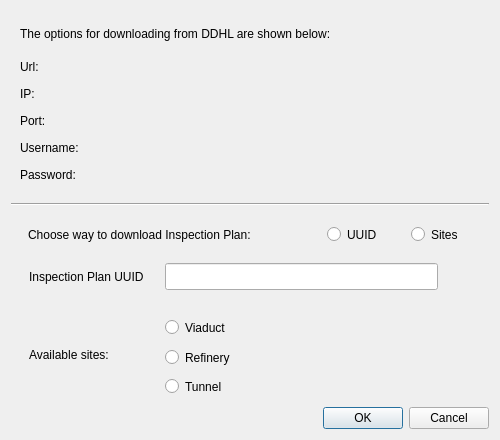
<?xml version="1.0" encoding="UTF-8"?>
<ui version="4.0">
 <class>DownloadDataDDHLDialog</class>
 <widget class="QDialog" name="DownloadDataDDHLDialog">
  <property name="geometry">
   <rect>
    <x>0</x>
    <y>0</y>
    <width>500</width>
    <height>440</height>
   </rect>
  </property>
  <property name="minimumSize">
   <size>
    <width>500</width>
    <height>440</height>
   </size>
  </property>
  <property name="maximumSize">
   <size>
    <width>500</width>
    <height>440</height>
   </size>
  </property>
  <property name="windowTitle">
   <string>Download data from DDHL</string>
  </property>
  <layout class="QVBoxLayout" name="verticalLayout_5">
   <item>
    <widget class="QWidget" name="configW" native="true">
     <layout class="QVBoxLayout" name="verticalLayout">
      <item>
       <widget class="QLabel" name="label">
        <property name="minimumSize">
         <size>
          <width>200</width>
          <height>27</height>
         </size>
        </property>
        <property name="text">
         <string>The options for downloading from DDHL are shown below: </string>
        </property>
       </widget>
      </item>
      <item>
       <layout class="QFormLayout" name="formLayout">
        <property name="verticalSpacing">
         <number>0</number>
        </property>
        <item row="1" column="0">
         <widget class="QLabel" name="label_7">
          <property name="minimumSize">
           <size>
            <width>150</width>
            <height>27</height>
           </size>
          </property>
          <property name="maximumSize">
           <size>
            <width>16777215</width>
            <height>27</height>
           </size>
          </property>
          <property name="text">
           <string>IP:</string>
          </property>
         </widget>
        </item>
        <item row="1" column="1">
         <widget class="QLabel" name="ddhlIPL">
          <property name="sizePolicy">
           <sizepolicy hsizetype="Minimum" vsizetype="Fixed">
            <horstretch>0</horstretch>
            <verstretch>0</verstretch>
           </sizepolicy>
          </property>
          <property name="minimumSize">
           <size>
            <width>100</width>
            <height>27</height>
           </size>
          </property>
          <property name="maximumSize">
           <size>
            <width>16777215</width>
            <height>27</height>
           </size>
          </property>
          <property name="font">
           <font>
            <weight>75</weight>
            <bold>true</bold>
           </font>
          </property>
          <property name="text">
           <string/>
          </property>
         </widget>
        </item>
        <item row="2" column="0">
         <widget class="QLabel" name="label_8">
          <property name="minimumSize">
           <size>
            <width>150</width>
            <height>27</height>
           </size>
          </property>
          <property name="maximumSize">
           <size>
            <width>16777215</width>
            <height>27</height>
           </size>
          </property>
          <property name="text">
           <string>Port:</string>
          </property>
         </widget>
        </item>
        <item row="2" column="1">
         <widget class="QLabel" name="ddhlPortL">
          <property name="enabled">
           <bool>true</bool>
          </property>
          <property name="sizePolicy">
           <sizepolicy hsizetype="Minimum" vsizetype="Fixed">
            <horstretch>0</horstretch>
            <verstretch>0</verstretch>
           </sizepolicy>
          </property>
          <property name="minimumSize">
           <size>
            <width>100</width>
            <height>27</height>
           </size>
          </property>
          <property name="maximumSize">
           <size>
            <width>16777215</width>
            <height>27</height>
           </size>
          </property>
          <property name="font">
           <font>
            <weight>75</weight>
            <bold>true</bold>
           </font>
          </property>
          <property name="text">
           <string/>
          </property>
         </widget>
        </item>
        <item row="3" column="0">
         <widget class="QLabel" name="label_9">
          <property name="minimumSize">
           <size>
            <width>150</width>
            <height>27</height>
           </size>
          </property>
          <property name="maximumSize">
           <size>
            <width>16777215</width>
            <height>27</height>
           </size>
          </property>
          <property name="text">
           <string>Username:</string>
          </property>
         </widget>
        </item>
        <item row="3" column="1">
         <widget class="QLabel" name="userL">
          <property name="sizePolicy">
           <sizepolicy hsizetype="Minimum" vsizetype="Fixed">
            <horstretch>0</horstretch>
            <verstretch>0</verstretch>
           </sizepolicy>
          </property>
          <property name="minimumSize">
           <size>
            <width>100</width>
            <height>27</height>
           </size>
          </property>
          <property name="maximumSize">
           <size>
            <width>16777215</width>
            <height>27</height>
           </size>
          </property>
          <property name="font">
           <font>
            <weight>75</weight>
            <bold>true</bold>
           </font>
          </property>
          <property name="inputMethodHints">
           <set>Qt::ImhNone</set>
          </property>
          <property name="text">
           <string/>
          </property>
          <property name="textFormat">
           <enum>Qt::AutoText</enum>
          </property>
         </widget>
        </item>
        <item row="4" column="0">
         <widget class="QLabel" name="label_13">
          <property name="minimumSize">
           <size>
            <width>150</width>
            <height>27</height>
           </size>
          </property>
          <property name="maximumSize">
           <size>
            <width>16777215</width>
            <height>27</height>
           </size>
          </property>
          <property name="text">
           <string>Password:</string>
          </property>
         </widget>
        </item>
        <item row="4" column="1">
         <widget class="QLabel" name="passwordL">
          <property name="sizePolicy">
           <sizepolicy hsizetype="Minimum" vsizetype="Fixed">
            <horstretch>0</horstretch>
            <verstretch>0</verstretch>
           </sizepolicy>
          </property>
          <property name="minimumSize">
           <size>
            <width>100</width>
            <height>27</height>
           </size>
          </property>
          <property name="maximumSize">
           <size>
            <width>16777215</width>
            <height>27</height>
           </size>
          </property>
          <property name="font">
           <font>
            <weight>75</weight>
            <bold>true</bold>
           </font>
          </property>
          <property name="inputMethodHints">
           <set>Qt::ImhNone</set>
          </property>
          <property name="text">
           <string/>
          </property>
          <property name="textFormat">
           <enum>Qt::AutoText</enum>
          </property>
         </widget>
        </item>
        <item row="0" column="0">
         <widget class="QLabel" name="label_3">
          <property name="minimumSize">
           <size>
            <width>40</width>
            <height>27</height>
           </size>
          </property>
          <property name="maximumSize">
           <size>
            <width>40</width>
            <height>27</height>
           </size>
          </property>
          <property name="text">
           <string>Url:</string>
          </property>
         </widget>
        </item>
        <item row="0" column="1">
         <widget class="QLabel" name="ddhlUrlL">
          <property name="sizePolicy">
           <sizepolicy hsizetype="Expanding" vsizetype="Preferred">
            <horstretch>0</horstretch>
            <verstretch>0</verstretch>
           </sizepolicy>
          </property>
          <property name="minimumSize">
           <size>
            <width>150</width>
            <height>27</height>
           </size>
          </property>
          <property name="text">
           <string/>
          </property>
         </widget>
        </item>
       </layout>
      </item>
     </layout>
    </widget>
   </item>
   <item>
    <widget class="Line" name="line">
     <property name="orientation">
      <enum>Qt::Horizontal</enum>
     </property>
    </widget>
   </item>
   <item>
    <widget class="QWidget" name="inspPlanW" native="true">
     <layout class="QVBoxLayout" name="verticalLayout_3">
      <item>
       <layout class="QHBoxLayout" name="selectionButtonsL">
        <item>
         <widget class="QLabel" name="label_4">
          <property name="minimumSize">
           <size>
            <width>285</width>
            <height>27</height>
           </size>
          </property>
          <property name="maximumSize">
           <size>
            <width>285</width>
            <height>27</height>
           </size>
          </property>
          <property name="text">
           <string>Choose way to download Inspection Plan:</string>
          </property>
         </widget>
        </item>
        <item>
         <widget class="QRadioButton" name="uuidRB">
          <property name="minimumSize">
           <size>
            <width>70</width>
            <height>27</height>
           </size>
          </property>
          <property name="maximumSize">
           <size>
            <width>70</width>
            <height>27</height>
           </size>
          </property>
          <property name="text">
           <string>UUID</string>
          </property>
         </widget>
        </item>
        <item>
         <widget class="QRadioButton" name="sitesRB">
          <property name="minimumSize">
           <size>
            <width>60</width>
            <height>27</height>
           </size>
          </property>
          <property name="maximumSize">
           <size>
            <width>60</width>
            <height>27</height>
           </size>
          </property>
          <property name="text">
           <string>Sites</string>
          </property>
         </widget>
        </item>
       </layout>
      </item>
      <item>
       <widget class="QWidget" name="uuidSelectionW" native="true">
        <layout class="QHBoxLayout" name="horizontalLayout">
         <item>
          <widget class="QLabel" name="inspPlanL">
           <property name="minimumSize">
            <size>
             <width>130</width>
             <height>27</height>
            </size>
           </property>
           <property name="maximumSize">
            <size>
             <width>130</width>
             <height>16777215</height>
            </size>
           </property>
           <property name="text">
            <string>Inspection Plan UUID</string>
           </property>
          </widget>
         </item>
         <item>
          <widget class="QLineEdit" name="inspPlanUUIDLE">
           <property name="sizePolicy">
            <sizepolicy hsizetype="Minimum" vsizetype="Fixed">
             <horstretch>0</horstretch>
             <verstretch>0</verstretch>
            </sizepolicy>
           </property>
           <property name="minimumSize">
            <size>
             <width>130</width>
             <height>27</height>
            </size>
           </property>
           <property name="maximumSize">
            <size>
             <width>16777215</width>
             <height>27</height>
            </size>
           </property>
           <property name="maxLength">
            <number>36</number>
           </property>
          </widget>
         </item>
         <item>
          <widget class="QLabel" name="iconL">
           <property name="minimumSize">
            <size>
             <width>27</width>
             <height>27</height>
            </size>
           </property>
           <property name="maximumSize">
            <size>
             <width>27</width>
             <height>27</height>
            </size>
           </property>
           <property name="text">
            <string/>
           </property>
          </widget>
         </item>
        </layout>
       </widget>
      </item>
      <item>
       <widget class="QWidget" name="siteSelectionW" native="true">
        <property name="minimumSize">
         <size>
          <width>0</width>
          <height>100</height>
         </size>
        </property>
        <layout class="QHBoxLayout" name="horizontalLayout_2">
         <item>
          <widget class="QLabel" name="label_2">
           <property name="minimumSize">
            <size>
             <width>130</width>
             <height>27</height>
            </size>
           </property>
           <property name="maximumSize">
            <size>
             <width>130</width>
             <height>27</height>
            </size>
           </property>
           <property name="text">
            <string>Available sites:</string>
           </property>
          </widget>
         </item>
         <item>
          <layout class="QVBoxLayout" name="verticalLayout_2">
           <item>
            <widget class="QRadioButton" name="viaductRB">
             <property name="minimumSize">
              <size>
               <width>0</width>
               <height>27</height>
              </size>
             </property>
             <property name="maximumSize">
              <size>
               <width>16777215</width>
               <height>27</height>
              </size>
             </property>
             <property name="text">
              <string>Viaduct</string>
             </property>
            </widget>
           </item>
           <item>
            <widget class="QRadioButton" name="refineryRB">
             <property name="minimumSize">
              <size>
               <width>0</width>
               <height>27</height>
              </size>
             </property>
             <property name="maximumSize">
              <size>
               <width>16777215</width>
               <height>27</height>
              </size>
             </property>
             <property name="text">
              <string>Refinery</string>
             </property>
            </widget>
           </item>
           <item>
            <widget class="QRadioButton" name="tunnelRB">
             <property name="minimumSize">
              <size>
               <width>0</width>
               <height>27</height>
              </size>
             </property>
             <property name="maximumSize">
              <size>
               <width>16777215</width>
               <height>27</height>
              </size>
             </property>
             <property name="text">
              <string>Tunnel</string>
             </property>
            </widget>
           </item>
          </layout>
         </item>
        </layout>
       </widget>
      </item>
     </layout>
    </widget>
   </item>
   <item>
    <widget class="QDialogButtonBox" name="inspPlanDownloadBB">
     <property name="orientation">
      <enum>Qt::Horizontal</enum>
     </property>
     <property name="standardButtons">
      <set>QDialogButtonBox::Cancel|QDialogButtonBox::Ok</set>
     </property>
    </widget>
   </item>
  </layout>
 </widget>
 <resources/>
 <connections>
  <connection>
   <sender>inspPlanDownloadBB</sender>
   <signal>accepted()</signal>
   <receiver>DownloadDataDDHLDialog</receiver>
   <slot>accept()</slot>
   <hints>
    <hint type="sourcelabel">
     <x>224</x>
     <y>77</y>
    </hint>
    <hint type="destinationlabel">
     <x>224</x>
     <y>49</y>
    </hint>
   </hints>
  </connection>
  <connection>
   <sender>inspPlanDownloadBB</sender>
   <signal>rejected()</signal>
   <receiver>DownloadDataDDHLDialog</receiver>
   <slot>reject()</slot>
   <hints>
    <hint type="sourcelabel">
     <x>224</x>
     <y>77</y>
    </hint>
    <hint type="destinationlabel">
     <x>224</x>
     <y>49</y>
    </hint>
   </hints>
  </connection>
 </connections>
</ui>
